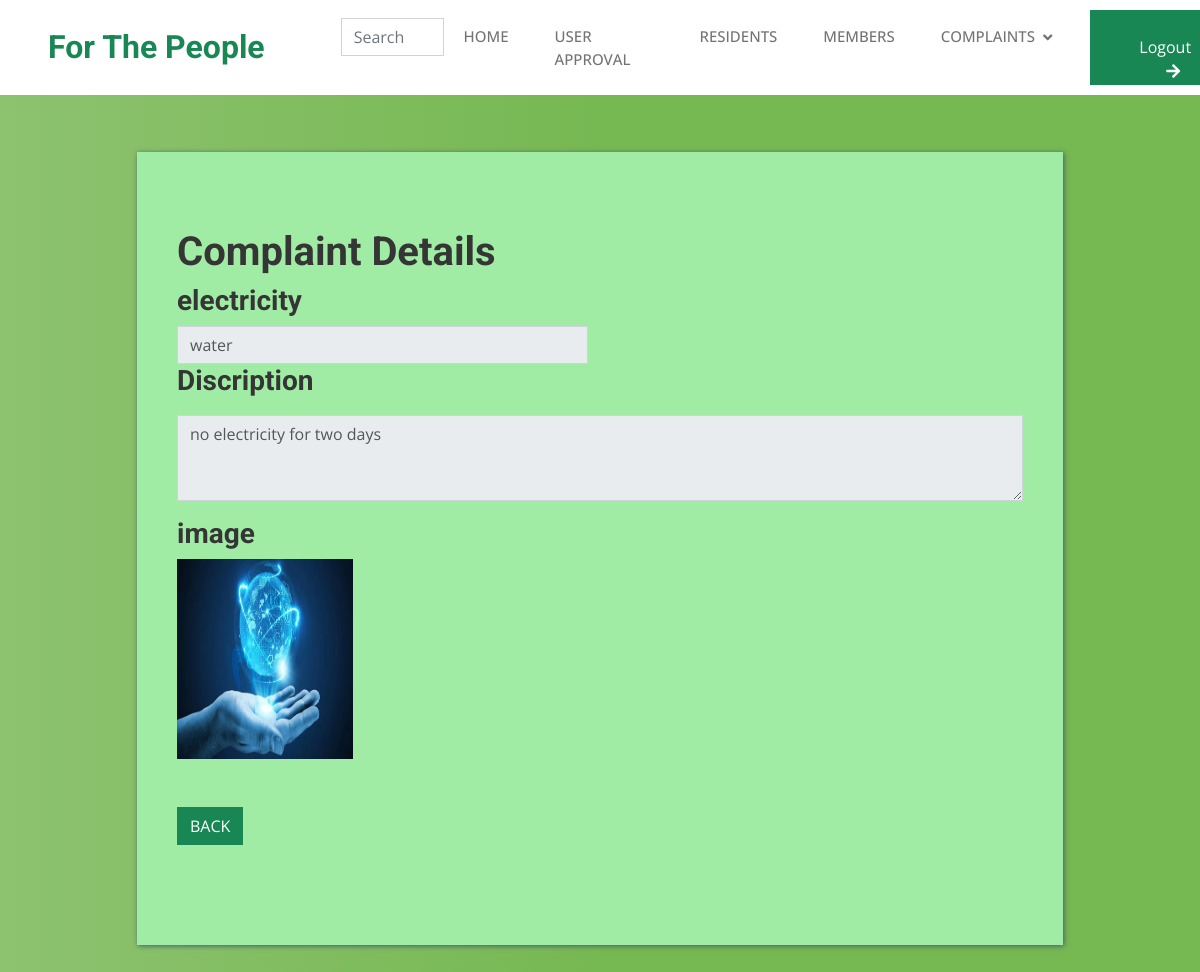
The app's page /compdet/14 with its own data.
### app3/models.py (models this page shows, shortened)
class complaint(models.Model):
    usr = models.ForeignKey(usersignup,on_delete=models.CASCADE)
    subject = models.CharField(max_length=1000)
    details = models.CharField(max_length=1000)
    cmplstatus = (
        ('Pending','Pending'),
        ('Action Taken','Action Taken'),
        ('Solved','Solved')
    )
    complaintstatus = models.CharField(max_length=150,choices=cmplstatus,default='Pending')
    created_at = models.DateTimeField(auto_now_add=True)
    updated_at = models.DateTimeField(auto_now=True)
    smailp=models.IntegerField(default=0)
    smailact=models.IntegerField(default=0)

class complaintimages(models.Model):
    cmp = models.ForeignKey(complaint,on_delete=models.CASCADE)
    complaintimages = models.ImageField(null=True,upload_to='complaintimages')

### app3/views.py (the view)
# urls.py: path('compdet/<val>',views.complaintdetails,name="compdet"),
def complaintdetails(r,val):
    n = complaint.objects.filter(id=val).first()
    m = complaintimages.objects.filter(cmp=n)
    return render(r,"adminn/complaintdetails.html",{"n":n,"m":m})

### template/adminn/complaintdetails.html
{%extends 'adminn/base.html'%}
{% block content %}
{%load static%}
<link rel="stylesheet" href="{% static 'css/templatemo-style.css'%}">
<link href="{% static 'css/bootstrap.min.css'%}" rel="stylesheet">
    <div  class="container tm-mt-big tm-mb-big">
        <div class="row">
          <div  class="col-xl-10  col-lg-10 col-md-12 col-sm-12 mx-auto">
            <div style="padding-bottom: 100px;" class="tm-bg-primary-dark tm-block tm-block-h-auto">
              <div class="row">
                <div class="col-12">
                  <h2 class="tm-block-title d-inline-block"><h1>Complaint Details</h1></h2>
                </div>
              </div>
              <div class="row tm-edit-product-row">
                <div class="col-xl-6 col-lg-6 col-md-12">
                      <label for="name"><h3>{{n.subject}}</h3></label>
                      <input id="subject" name="subject" type="text" value="water" disabled class="form-control validate" />
                    </div>
                     <div class="form-group mb-3">
                        <label for="discription"><h3>Discription</h3></label>
                        <textarea name="discription" class="form-control validate" rows="3" disabled>{{n.details}}</textarea>
                      </div>
                        <label for=""><h3>image</h3></label>
                        {% for i in m %}
                        <img style="height: 200px;width: 200px;" src="{{i.complaintimages.url}}" alt="">
                      {% endfor %}
                    </div><br><br>
                <div class="col-12">
                    <a href="{% url 'index'%}"><button type="submit" class="btn btn-success btn-block text-uppercase">back</button></a>
                  </div>
            </div>
        </div>
        {% endblock %}

### static/css/login.css (style rules this page uses)
.container { position: relative; z-index: 1; max-width: 300px; margin: 0 auto; }
.container:before, .container:after { content: ""; display: block; clear: both; }
body { background: #76b852; background: rgb(141,194,111); background: linear-gradient(90deg, rgba(141,194,111,1) 0%, rgba(118,184,82,1) 50%); font-family: "Roboto", sans-serif; -webkit-font-smoothing: antialiased; -moz-osx-font-smoothing: grayscale; }

### static/css/style.css (style rules this page uses)
:root { --primary: green; --light: #F5F5F5; --dark: #353535; }
.btn { font-weight: 500; transition: .5s; }

### static/css/templatemo-style.css (style rules this page uses)
html { font-size: 16px; overflow-x: hidden; }
body { font-family: Roboto, Helvetica, Arial, sans-serif; background-color: #4e7a53b0; overflow-x: hidden; }
a { transition: all 0.3s ease; }
.tm-mt-big { margin-top: 57px; }
.tm-mb-big { margin-bottom: 60px; }
.tm-block { padding: 40px; -webkit-box-shadow: 1px 1px 5px 0 #457145; -moz-box-shadow: 1px 1px 5px 0 #455c71; box-shadow: 1px 1px 5px 0 #455c71; min-height: 350px; height: 100%; max-height: 450px; }
.tm-block-h-auto { min-height: 1px; max-height: none; height: auto; }
.tm-block-title { font-size: 1.1rem; font-weight: 700; color: #ffffff; margin-bottom: 30px; }
.form-control { background-color: #6c75a6; color: #fffcfc; border: 0; }
.form-group label { color: #d1c6c6; margin-bottom: 10px; }
.form-group { margin-bottom: 15px; }
.btn { transition: all 0.2s ease; max-width: 100%; }
.tm-bg-primary-dark { background-color: rgb(161, 236, 165); }

### records on screen
complaint: subject "electricity", discription "no electricity for two days"
complaintimages: complaintimages (picture)
